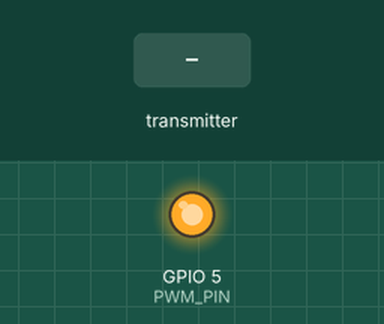
Recording of a sketch running on a simulated ESP32. Parts: output pins drawn as LEDs (lit = HIGH). Inputs (shaded band) come from the test bench. What the sketch prints to the serial monitor is not drawn.

Above: at 1.7 s.
1.8 s: the transmitter starts sending lastDutyValue = 2048
At 2.2 s:
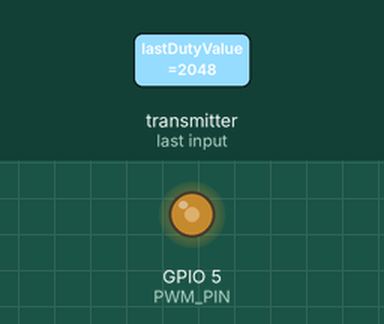
3.3 s: the transmitter starts sending lastDutyValue = 4095
At 4.3 s:
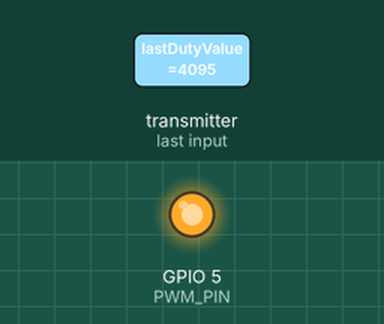
Timing chart, 0 to 6.3 s (numbered marks = the images above; inputs shaded):
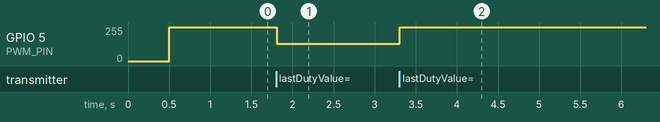

Measured:
- after the input at 1.8 s, GPIO 5 (PWM_PIN): 255/255 → 128/255 at once
- after the input at 3.3 s, GPIO 5 (PWM_PIN): 128/255 → 255/255 at once

The sketch:

Receptor.ino
```cpp
// ========================================
// ESP32 #2 - RECEPTOR (PWM com ESP-NOW)
// Versão compatível com ESP32 Arduino Core 3.x
// ========================================

#include <Arduino.h>
#include <esp_now.h>
#include <WiFi.h>
#include <esp_wifi.h>

// ========================================
// CONFIGURAÇÕES DO PWM
// ========================================
#define PWM_PIN 5        // Pino de saída do PWM
#define PWM_FREQ 5000     // 5 kHz
#define PWM_RESOLUTION 12 // 12 bits (0-4095)

// ========================================
// CONFIGURAÇÕES DO RECEPTOR
// ========================================
#define WIFI_CHANNEL 6    // DEVE SER IGUAL AO DO TRANSMISSOR!
#define TIMEOUT_MS 10000 // após 10 segundos zera o resistor (pwm máximo)


// Variáveis de estado
volatile bool newDataReceived = false;
volatile uint16_t lastDutyValue = 0;
unsigned long lastDataTimestamp = 0;
bool isPwmActive = false;


// CALLBACK - Chamado quando um dado chega
// ========================================
void OnDataRecv(const esp_now_recv_info *info, const uint8_t *incomingData, int len) {
  memcpy((void*)&lastDutyValue, incomingData, sizeof(uint16_t));
  lastDataTimestamp = millis();
  newDataReceived = true;
}

// ========================================
// SETUP
// ========================================
void setup() {
  Serial.begin(115200);
  delay(500); // Delay para estabilizar

  Serial.println();
  Serial.println("===== ESP32 #2 - RECEPTOR PWM =====");
  Serial.println();

  // 1. Configurar PWM
  ledcAttach(PWM_PIN, PWM_FREQ, PWM_RESOLUTION);
  ledcWrite(PWM_PIN, 4095); // Começa ligado (resistência mínima)
  Serial.println("✓ PWM configurado (ligado)");

  // 2. Configurar Wi-Fi e ESP-NOW
  WiFi.mode(WIFI_STA);

  esp_wifi_set_channel(WIFI_CHANNEL, WIFI_SECOND_CHAN_NONE);
  //Serial.print("Canal Wi-Fi: "); Serial.println(WIFI_CHANNEL);

  if (esp_now_init() != ESP_OK) {
    Serial.println("ERRO ao inicializar ESP-NOW");
    return;
  }

  esp_now_register_recv_cb(OnDataRecv);
  Serial.println("✓ ESP-NOW inicializado.");
  Serial.println();
  Serial.println("Inicialização completa.");
  Serial.println("Aguardando dados do transmissor...");
  Serial.println("--------------------------------------");
}

// ========================================
// LOOP
// ========================================
void loop() {

  if (!isPwmActive) ledcWrite(PWM_PIN, 4095);
  // Parte 1: Processar dados se eles chegaram
  if (newDataReceived) {
    newDataReceived = false;

    // FUNÇÃO "ACORDAR": Se este é o PRIMEIRO dado recebido, ativa o PWM

    if (!isPwmActive) {
      isPwmActive = true;
      Serial.println();
      Serial.println("======================================");
      Serial.println("PRIMEIRO DADO RECEBIDO! Ativando PWM.");
      Serial.println("======================================");
    }

    // Atualiza o PWM
    ledcWrite(PWM_PIN, lastDutyValue);

    Serial.print("Duty Recebido: ");
    Serial.print(lastDutyValue);
    Serial.print(" (");
    Serial.print((lastDutyValue * 100.0) / 4095.0, 1);
    Serial.println("%)");
  }

  // Parte 2: Checar o Timeout
  if (isPwmActive && (millis() - lastDataTimestamp > TIMEOUT_MS)) {
    Serial.println();
    Serial.println("======================================");
    Serial.println("TIMEOUT DE 10 segundos!");
    Serial.println("Nenhum dado recebido. Mudando para PWM máximo.");
    Serial.println("======================================");

    isPwmActive = false;
    ledcWrite(PWM_PIN, 4095);
  }

  // Pequeno delay para não sobrecarregar o processador
  delay(5);
}
```
